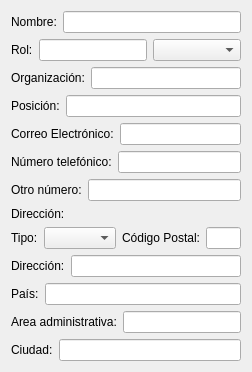
          <widget class="QWidget" name="page_4">
           <property name="geometry">
            <rect>
             <x>0</x>
             <y>0</y>
             <width>252</width>
             <height>365</height>
            </rect>
           </property>
           <attribute name="icon">
            <iconset>
             <normaloff>icon/contact.png</normaloff>icon/contact.png</iconset>
           </attribute>
           <attribute name="label">
            <string>Contactos</string>
           </attribute>
           <layout class="QGridLayout" name="gridLayout_7">
            <item row="8" column="2" colspan="2">
             <layout class="QHBoxLayout" name="horizontalLayout_36">
              <item>
               <widget class="QLabel" name="labelcodigopostal">
                <property name="sizePolicy">
                 <sizepolicy hsizetype="Fixed" vsizetype="Preferred">
                  <horstretch>0</horstretch>
                  <verstretch>0</verstretch>
                 </sizepolicy>
                </property>
                <property name="text">
                 <string>Código Postal:</string>
                </property>
               </widget>
              </item>
              <item>
               <widget class="QLineEdit" name="lineEditCODIGOPOSTAL">
                <property name="maxLength">
                 <number>20</number>
                </property>
                <property name="clearButtonEnabled">
                 <bool>true</bool>
                </property>
               </widget>
              </item>
             </layout>
            </item>
            <item row="9" column="0">
             <widget class="QLabel" name="labeldireccion_2">
              <property name="sizePolicy">
               <sizepolicy hsizetype="Fixed" vsizetype="Preferred">
                <horstretch>0</horstretch>
                <verstretch>0</verstretch>
               </sizepolicy>
              </property>
              <property name="text">
               <string>Dirección:</string>
              </property>
             </widget>
            </item>
            <item row="11" column="0" colspan="4">
             <layout class="QHBoxLayout" name="horizontalLayout_38">
              <item>
               <widget class="QLabel" name="labelareaadiministrativa">
                <property name="sizePolicy">
                 <sizepolicy hsizetype="Fixed" vsizetype="Preferred">
                  <horstretch>0</horstretch>
                  <verstretch>0</verstretch>
                 </sizepolicy>
                </property>
                <property name="text">
                 <string>Area administrativa:</string>
                </property>
               </widget>
              </item>
              <item>
               <widget class="QLineEdit" name="lineEditAREAADMIN">
                <property name="maxLength">
                 <number>100</number>
                </property>
                <property name="clearButtonEnabled">
                 <bool>true</bool>
                </property>
               </widget>
              </item>
             </layout>
            </item>
            <item row="3" column="0" colspan="4">
             <layout class="QHBoxLayout" name="horizontalLayout_29">
              <item>
               <widget class="QLabel" name="labelposicion">
                <property name="sizePolicy">
                 <sizepolicy hsizetype="Fixed" vsizetype="Preferred">
                  <horstretch>0</horstretch>
                  <verstretch>0</verstretch>
                 </sizepolicy>
                </property>
                <property name="text">
                 <string>Posición:</string>
                </property>
               </widget>
              </item>
              <item>
               <widget class="QLineEdit" name="lineEditPOSICION">
                <property name="toolTip">
                 <string>Posición/título de contacto.</string>
                </property>
                <property name="maxLength">
                 <number>100</number>
                </property>
                <property name="clearButtonEnabled">
                 <bool>true</bool>
                </property>
               </widget>
              </item>
             </layout>
            </item>
            <item row="0" column="0" colspan="4">
             <layout class="QHBoxLayout" name="horizontalLayout_27">
              <item>
               <widget class="QLabel" name="labelnombre">
                <property name="sizePolicy">
                 <sizepolicy hsizetype="Fixed" vsizetype="Preferred">
                  <horstretch>0</horstretch>
                  <verstretch>0</verstretch>
                 </sizepolicy>
                </property>
                <property name="text">
                 <string>Nombre:</string>
                </property>
               </widget>
              </item>
              <item>
               <widget class="QLineEdit" name="lineEditNOMBRE">
                <property name="toolTip">
                 <string>Nombre de contacto.</string>
                </property>
                <property name="maxLength">
                 <number>200</number>
                </property>
                <property name="clearButtonEnabled">
                 <bool>true</bool>
                </property>
               </widget>
              </item>
             </layout>
            </item>
            <item row="9" column="1" colspan="3">
             <widget class="QLineEdit" name="lineEditDIRECCION">
              <property name="toolTip">
               <string>Dirección completa.</string>
              </property>
              <property name="clearButtonEnabled">
               <bool>true</bool>
              </property>
             </widget>
            </item>
            <item row="10" column="0" colspan="4">
             <layout class="QHBoxLayout" name="horizontalLayout_37">
              <item>
               <widget class="QLabel" name="labelpais">
                <property name="sizePolicy">
                 <sizepolicy hsizetype="Fixed" vsizetype="Preferred">
                  <horstretch>0</horstretch>
                  <verstretch>0</verstretch>
                 </sizepolicy>
                </property>
                <property name="text">
                 <string>País:</string>
                </property>
               </widget>
              </item>
              <item>
               <widget class="QLineEdit" name="lineEditPAIS">
                <property name="maxLength">
                 <number>100</number>
                </property>
                <property name="clearButtonEnabled">
                 <bool>true</bool>
                </property>
               </widget>
              </item>
             </layout>
            </item>
            <item row="12" column="0" colspan="4">
             <layout class="QHBoxLayout" name="horizontalLayout_39">
              <item>
               <widget class="QLabel" name="labelciudad">
                <property name="sizePolicy">
                 <sizepolicy hsizetype="Fixed" vsizetype="Preferred">
                  <horstretch>0</horstretch>
                  <verstretch>0</verstretch>
                 </sizepolicy>
                </property>
                <property name="text">
                 <string>Ciudad:</string>
                </property>
               </widget>
              </item>
              <item>
               <widget class="QLineEdit" name="lineEditCIUDAD">
                <property name="maxLength">
                 <number>100</number>
                </property>
                <property name="clearButtonEnabled">
                 <bool>true</bool>
                </property>
               </widget>
              </item>
             </layout>
            </item>
            <item row="2" column="0" colspan="4">
             <layout class="QHBoxLayout" name="horizontalLayout_30">
              <item>
               <widget class="QLabel" name="labelorganizacion">
                <property name="sizePolicy">
                 <sizepolicy hsizetype="Fixed" vsizetype="Preferred">
                  <horstretch>0</horstretch>
                  <verstretch>0</verstretch>
                 </sizepolicy>
                </property>
                <property name="text">
                 <string>Organización:</string>
                </property>
               </widget>
              </item>
              <item>
               <widget class="QLineEdit" name="lineEditORGANIZACION">
                <property name="toolTip">
                 <string>Organización a la que el contacto pertenece/representa.</string>
                </property>
                <property name="maxLength">
                 <number>100</number>
                </property>
                <property name="clearButtonEnabled">
                 <bool>true</bool>
                </property>
               </widget>
              </item>
             </layout>
            </item>
            <item row="4" column="0" colspan="4">
             <layout class="QHBoxLayout" name="horizontalLayout_31">
              <item>
               <widget class="QLabel" name="labelemail">
                <property name="sizePolicy">
                 <sizepolicy hsizetype="Fixed" vsizetype="Preferred">
                  <horstretch>0</horstretch>
                  <verstretch>0</verstretch>
                 </sizepolicy>
                </property>
                <property name="text">
                 <string>Correo Electrónico:</string>
                </property>
               </widget>
              </item>
              <item>
               <widget class="QLineEdit" name="lineEditEMAIL">
                <property name="toolTip">
                 <string>Dirección de correo electrónico.</string>
                </property>
                <property name="maxLength">
                 <number>200</number>
                </property>
                <property name="clearButtonEnabled">
                 <bool>true</bool>
                </property>
               </widget>
              </item>
             </layout>
            </item>
            <item row="5" column="0" colspan="4">
             <layout class="QHBoxLayout" name="horizontalLayout_32">
              <item>
               <widget class="QLabel" name="labeltelefono">
                <property name="sizePolicy">
                 <sizepolicy hsizetype="Fixed" vsizetype="Preferred">
                  <horstretch>0</horstretch>
                  <verstretch>0</verstretch>
                 </sizepolicy>
                </property>
                <property name="text">
                 <string>Número telefónico:</string>
                </property>
               </widget>
              </item>
              <item>
               <widget class="QLineEdit" name="lineEditTELEFONO">
                <property name="toolTip">
                 <string>Número de teléfono 1.</string>
                </property>
                <property name="maxLength">
                 <number>30</number>
                </property>
                <property name="clearButtonEnabled">
                 <bool>true</bool>
                </property>
               </widget>
              </item>
             </layout>
            </item>
            <item row="6" column="0" colspan="4">
             <layout class="QHBoxLayout" name="horizontalLayout_33">
              <item>
               <widget class="QLabel" name="labelotronumero">
                <property name="sizePolicy">
                 <sizepolicy hsizetype="Fixed" vsizetype="Preferred">
                  <horstretch>0</horstretch>
                  <verstretch>0</verstretch>
                 </sizepolicy>
                </property>
                <property name="text">
                 <string>Otro número:</string>
                </property>
               </widget>
              </item>
              <item>
               <widget class="QLineEdit" name="lineEditOTRONUMERO">
                <property name="toolTip">
                 <string>Número de teléfono 2.</string>
                </property>
                <property name="maxLength">
                 <number>30</number>
                </property>
                <property name="clearButtonEnabled">
                 <bool>true</bool>
                </property>
               </widget>
              </item>
             </layout>
            </item>
            <item row="7" column="0">
             <widget class="QLabel" name="labeldireccion">
              <property name="text">
               <string>Dirección:</string>
              </property>
             </widget>
            </item>
            <item row="8" column="0" colspan="2">
             <layout class="QHBoxLayout" name="horizontalLayout_34">
              <item>
               <widget class="QLabel" name="labeltipodireccion">
                <property name="sizePolicy">
                 <sizepolicy hsizetype="Fixed" vsizetype="Preferred">
                  <horstretch>0</horstretch>
                  <verstretch>0</verstretch>
                 </sizepolicy>
                </property>
                <property name="text">
                 <string>Tipo:</string>
                </property>
               </widget>
              </item>
              <item>
               <widget class="QComboBox" name="comboBoxTIPODIRECCION">
                <property name="toolTip">
                 <string>Tipo de dirección.</string>
                </property>
               </widget>
              </item>
             </layout>
            </item>
            <item row="1" column="0" colspan="4">
             <layout class="QHBoxLayout" name="horizontalLayout_28">
              <item>
               <widget class="QLabel" name="labelrol">
                <property name="sizePolicy">
                 <sizepolicy hsizetype="Fixed" vsizetype="Preferred">
                  <horstretch>0</horstretch>
                  <verstretch>0</verstretch>
                 </sizepolicy>
                </property>
                <property name="text">
                 <string>Rol:</string>
                </property>
               </widget>
              </item>
              <item>
               <widget class="QLineEdit" name="lineEditROL">
                <property name="toolTip">
                 <string>Rol de contacto.</string>
                </property>
                <property name="maxLength">
                 <number>100</number>
                </property>
                <property name="clearButtonEnabled">
                 <bool>true</bool>
                </property>
               </widget>
              </item>
              <item>
               <widget class="QComboBox" name="comboBoxROL">
                <property name="sizePolicy">
                 <sizepolicy hsizetype="Expanding" vsizetype="Fixed">
                  <horstretch>0</horstretch>
                  <verstretch>0</verstretch>
                 </sizepolicy>
                </property>
                <property name="toolTip">
                 <string>Seleccionar un rol establecido.</string>
                </property>
               </widget>
              </item>
             </layout>
            </item>
           </layout>
          </widget>
